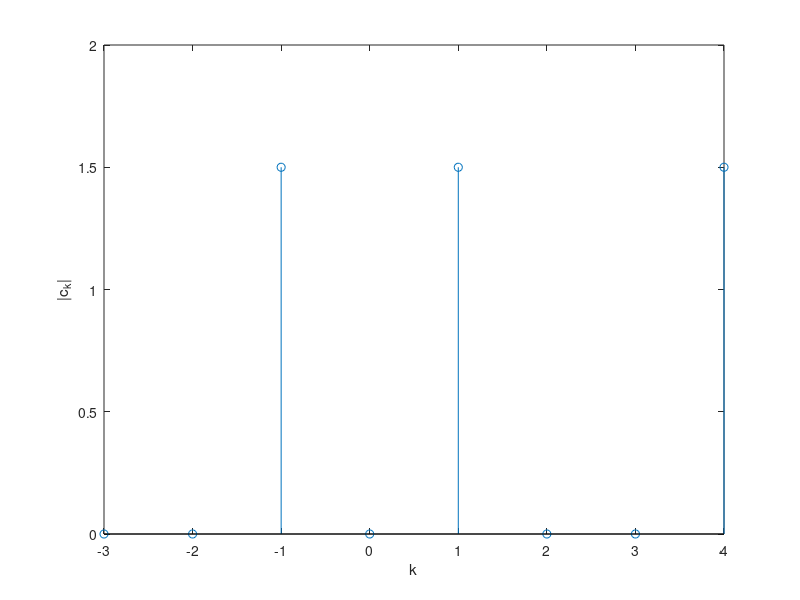
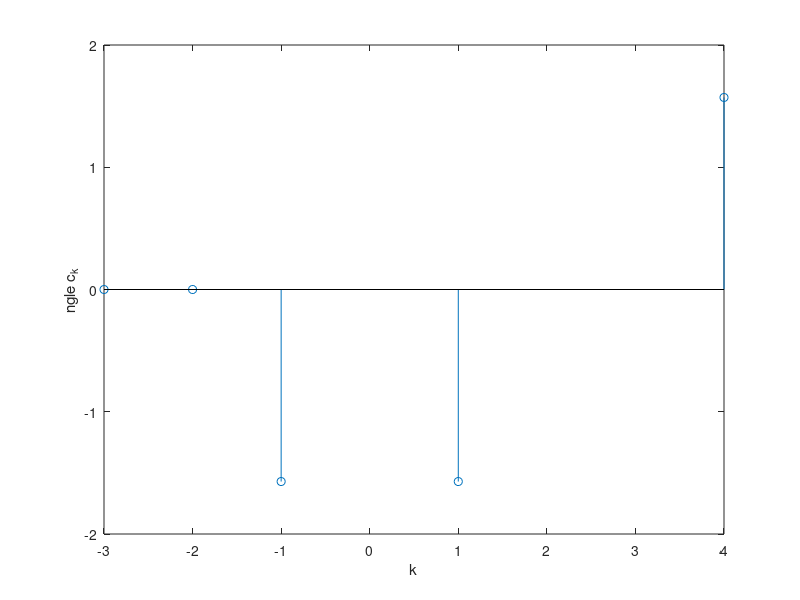

These charts were generated, in order, by the following MATLAB code:
clc;
clear;
close all;
c = [0, 0, 0, 0, 0];
N = 5;
for k = 0:1:N-1
    for n = 0:1:N-1
        c(k+1) = c(k+1)+(3*sin(2*pi*n/5))*exp((-1i*2*pi*k*n)/N);
    end
    c(k+1) = c(k+1)/N;
end
disp(c);
k = [-3, -2, -1, 0, 1, 2, 3, 4];
magnitude = [0, 0, 3/2, 0, 3/2, 0, 0, 3/2];
figure(1);
stem(k, magnitude);
xlabel("k");
ylabel("|c_k|");
phase = [0, 0, -pi/2, NaN, -pi/2, NaN, NaN, pi/2];
figure(2);
stem(k, phase);
xlabel("k");
ylabel("\angle c_k")